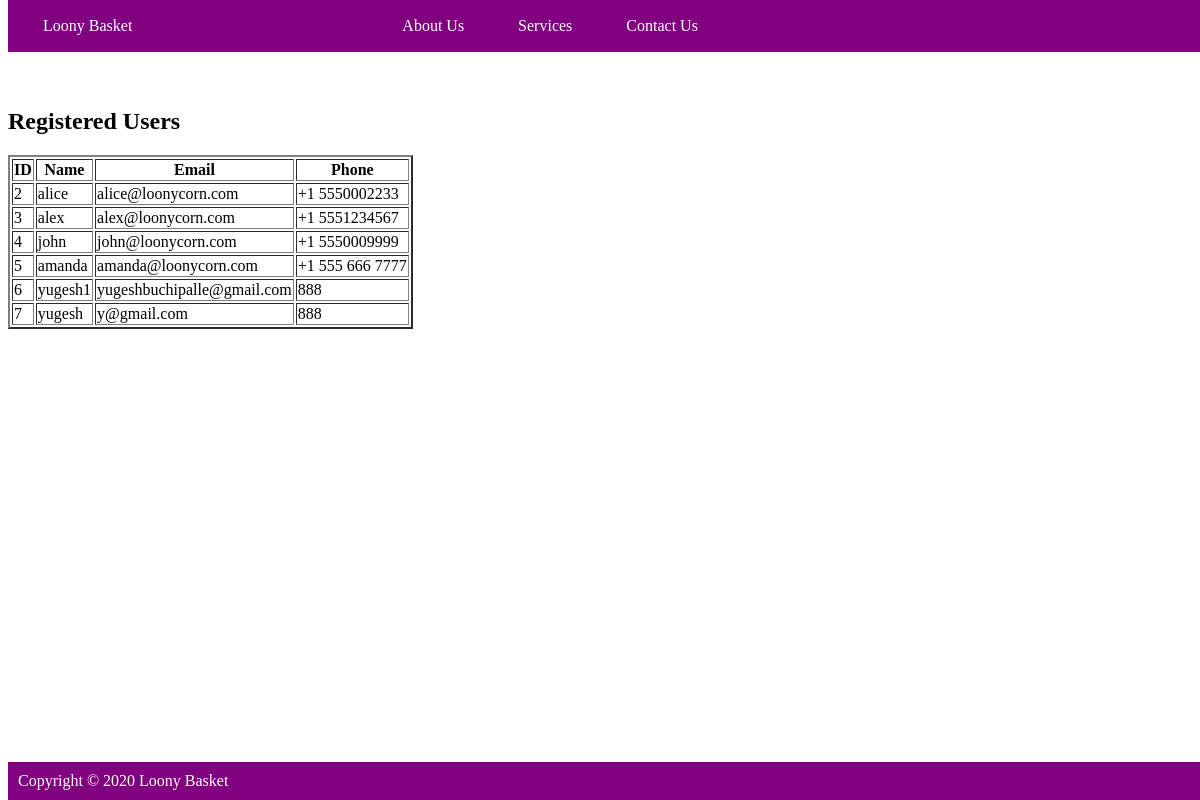
Screenshot of /userlist (signed in) with the database file from the repository.
### groceries_app/models.py (models this page shows, shortened)
class RegisteredUser(models.Model):
    name = models.CharField(max_length=100)
    emailid = models.CharField(max_length=100)
    phoneNum = models.CharField(blank=True, null=True, max_length = 20)
    password = models.CharField(max_length=30)
    profilePic = models.ImageField(upload_to='profile_pics',
                                   default="default.jpeg")

### groceries_app/views.py (the view)
# urls.py: path('userlist', views.UserListView.as_view(), name='userlist'),
class UserListView(ListView):
    model = RegisteredUser
    template_name = "user_data.html"
    context_object_name = 'alldata'

### groceries_app/templates/user_data.html (shortened to what this page needs)
{% extends "base.html" %}
	{% block content %}
		<h2>Registered Users</h2>
		{% if request.user.is_superuser or request.user.is_staff %}
			<table border="2">
				<tr>
					<th>ID</th>
					<th>Name</th>
					<th>Email</th>
					<th>Phone</th>
				</tr>
				{% for user in alldata %}
				<tr>
					<td>{{ user.id }}</td>
					<td>{{ user.name }}</td>
					<td>{{ user.emailid }}</td>
					<td>{{ user.phoneNum }}</td>
				</tr>
			{% endfor %}
			</table>
		{% endif %}
	{% endblock %}

### groceries_app/templates/base.html (shortened to what this page needs)
<!DOCTYPE html>
<html lang="en">
<head>
</head>
<body>
    <div class="fixed-header">
        <div class="container">
            <nav>
                <a href="{% url 'app_homepage' %}">Loony Basket</a>
                <a></a>
                <a></a>
                <a></a>
                <a></a>
                <a href="{% url 'about_us' %}">About Us</a>
                <a href="{% url 'services' %}">Services</a>
                <a href="{% url 'contact_us' %}">Contact Us</a>
            </nav>
        </div>
    </div>
    <div class="container">
        {% block content %}
        {% endblock %}
    </div>
    <div class="fixed-footer">
        <div class="container">Copyright &copy; 2020 Loony Basket</div>
    </div>
</body>
</html>

### groceries_app/templates/base.html (style rules this page uses)
body { padding-top: 80px; padding-bottom: 80px; }
.fixed-header, .fixed-footer { width: 100%; position: fixed; background: purple; padding: 10px; color: white; }
.fixed-header { top: 0; }
.fixed-footer { bottom: 0; }
.container { width: 100%; margin: 40; }
nav a { color: white; text-decoration: none; padding: 7px 25px; display: inline-block; }

### rows the page displays
RegisteredUser: id "2", name "alice", emailid "alice@loonycorn.com", phoneNum "+1 5550002233"
RegisteredUser: id "3", name "alex", emailid "alex@loonycorn.com", phoneNum "+1 5551234567"
RegisteredUser: id "4", name "john", emailid "john@loonycorn.com", phoneNum "+1 5550009999"
RegisteredUser: id "5", name "amanda", emailid "amanda@loonycorn.com", phoneNum "+1 555 666 7777"
RegisteredUser: id "6", name "yugesh1", emailid "yugeshbuchipalle@gmail.com", phoneNum "888"
RegisteredUser: id "7", name "yugesh", emailid "y@gmail.com", phoneNum "888"
